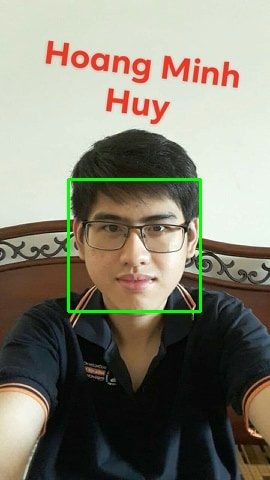
#> input picture HK3_2018-2019/face_recognition/face_detection/bef/HoangMinhHuy.jpg, 270 x 480 px; its folder holds only this picture in this run
$ python face_detection.py
#> lines starting #> are read from the running program, lines starting #| are printed output that depends on the picture; after the words box and inside, x2 and y2 are one past the last pixel; in counts of white or black regions, pixels touching at a corner belong together
import cv2
import glob

if __name__=='__main__':
    filenames=glob.glob('bef/*.jpg')
    filenames.sort()
    face_cascade = cv2.CascadeClassifier('cvdata/haarcascade_frontalface_default.xml')
    for PATH in filenames:
        img=cv2.imread(PATH)
#> img is the input picture: shape (480, 270, 3); mean B, G, R 114.4, 128.9, 131.3
        gray=cv2.cvtColor(img,cv2.COLOR_BGR2GRAY)
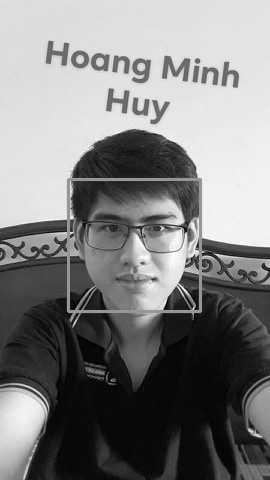
#> gray: shape (480, 270); min 0, max 254, mean 128
        faces=face_cascade.detectMultiScale(
            gray,
            scaleFactor=1.1,
            minNeighbors=5,
            minSize=(30, 30),
            flags=cv2.CASCADE_SCALE_IMAGE
        )
#> faces = [[68, 180, 130, 130]]
        if (len(faces)==0) :
            print("file "+PATH+" do not have faces")
            continue
        largest=faces[0]
#> largest = [68, 180, 130, 130]
        cnt=0
        for (x,y,w,h) in faces:
            (x1,y1,w1,h1)=largest
            if (w*h>w1*h1):
                largest=faces[cnt]
            cv2.rectangle(img, (x, y), (x+w, y+h), (0, 255, 0), 2)
            cnt+=1
#> this loop made 1 pass
#> (x, y, w, h, x1, y1, w1, h1) on pass 1: (68, 180, 130, 130, 68, 180, 130, 130)
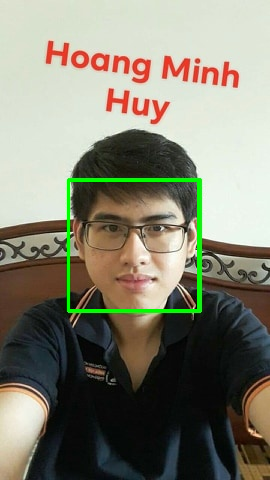
#> img: shape (480, 270, 3); 1.2% of pixels changed, all inside (x1, y1, x2, y2) = (67, 179, 200, 312)
#> after the loop, cnt = 1

        (x1,y1,w1,h1)=largest
        new_img=img[y1:y1+h1,x1:x1+w1:]
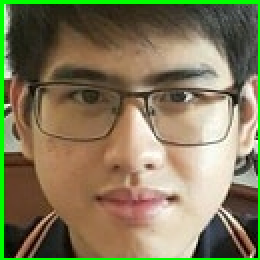
#> new_img: shape (130, 130, 3) (shown 2 times larger); mean B, G, R 89.6, 121.8, 129.7
        #new_img=cv2.resize(new_img,(500,500))
        newname='new/'+PATH[:-4].strip('bef/')+"_new.jpg"
        print(newname)
        cv2.imwrite(newname,new_img)
        cv2.imwrite(PATH,img)
    pass

$ run again, on HK3_2018-2019/face_recognition/face_detection/bef/a.jpg
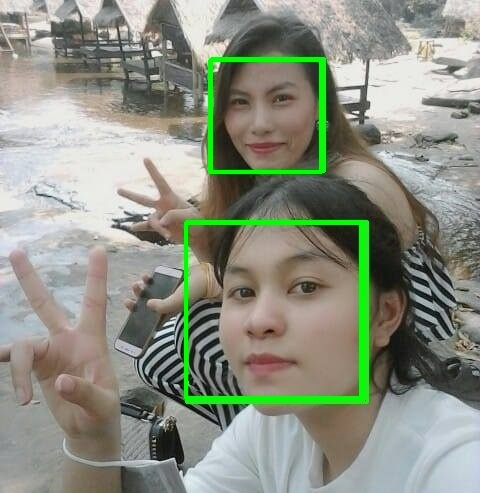
#> input picture HK3_2018-2019/face_recognition/face_detection/bef/a.jpg, 480 x 493 px
#> img is the input picture: shape (493, 480, 3); mean B, G, R 130.8, 144.9, 139.9
#> faces = [[210, 60, 111, 111], [186, 222, 174, 174]]
#> `largest=faces[0]`: largest = [210, 60, 111, 111]
#> the loop `for (x,y,w,h) in faces:` made 2 passes
#> (x, y, w, h, x1, y1, w1, h1) on passes 1 to 2: (210, 60, 111, 111, 210, 60, 111, 111), (186, 222, 174, 174, 210, 60, 111, 111)
#> after the loop `for (x,y,w,h) in faces:`:
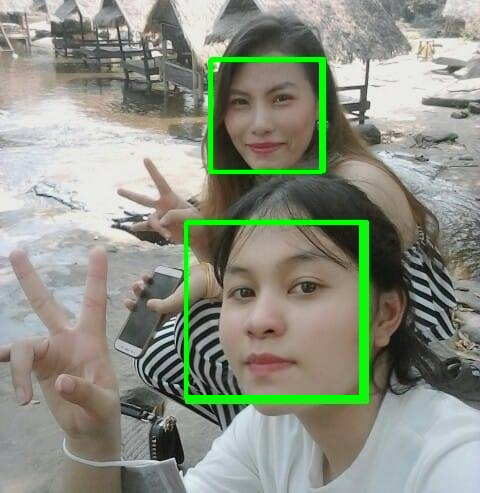
#> img: shape (493, 480, 3); 1.44% of pixels changed, all inside (x1, y1, x2, y2) = (185, 59, 362, 398)
#> after the loop `for (x,y,w,h) in faces:`: cnt = 2
#> `(x1,y1,w1,h1)=largest`: x1 = 186; y1 = 222; w1 = 174
#> `new_img=img[y1:y1+h1,x1:x1+w1:]`:
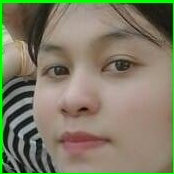
#> new_img: shape (174, 174, 3); mean B, G, R 100.6, 125.7, 126.6

$ run again, on HK3_2018-2019/face_recognition/face_detection/bef/b.jpg
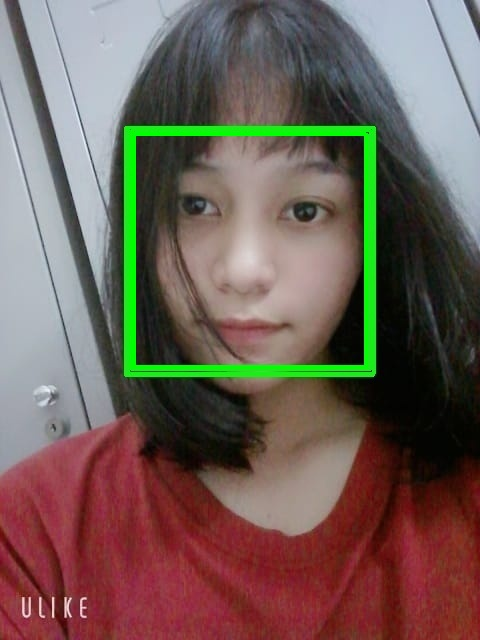
#> input picture HK3_2018-2019/face_recognition/face_detection/bef/b.jpg, 480 x 640 px
#> img is the input picture: shape (640, 480, 3); mean B, G, R 86.2, 94.4, 110.5
#> faces = [[137, 138, 219, 219]]
#> largest = [137, 138, 219, 219]
#> the loop `for (x,y,w,h) in faces:` made 1 pass
#> (x, y, w, h, x1, y1, w1, h1) on pass 1: (137, 138, 219, 219, 137, 138, 219, 219)
#> after the loop `for (x,y,w,h) in faces:`:
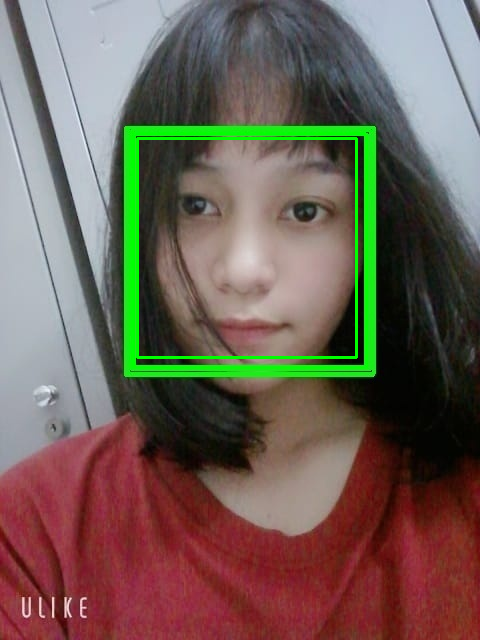
#> img: shape (640, 480, 3); 0.85% of pixels changed, all inside (x1, y1, x2, y2) = (136, 137, 358, 359)
#> after the loop `for (x,y,w,h) in faces:`: cnt = 1
#> `new_img=img[y1:y1+h1,x1:x1+w1:]`:
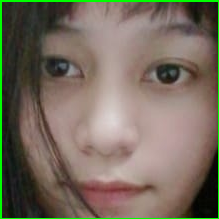
#> new_img: shape (219, 219, 3); mean B, G, R 93.4, 107.8, 118.2

$ run again, on HK3_2018-2019/face_recognition/face_detection/bef/c.jpg
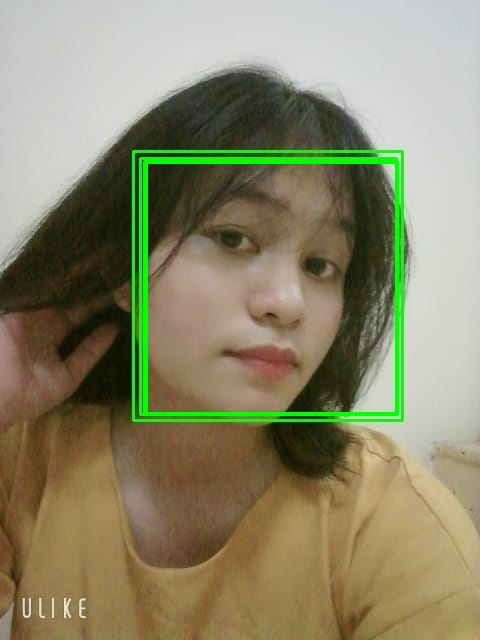
#> input picture HK3_2018-2019/face_recognition/face_detection/bef/c.jpg, 480 x 640 px
#> img is the input picture: shape (640, 480, 3); mean B, G, R 105.6, 135.1, 139.2
#> faces = [[145, 160, 255, 255]]
#> largest = [145, 160, 255, 255]
#> the loop `for (x,y,w,h) in faces:` made 1 pass
#> (x, y, w, h, x1, y1, w1, h1) on pass 1: (145, 160, 255, 255, 145, 160, 255, 255)
#> after the loop `for (x,y,w,h) in faces:`:
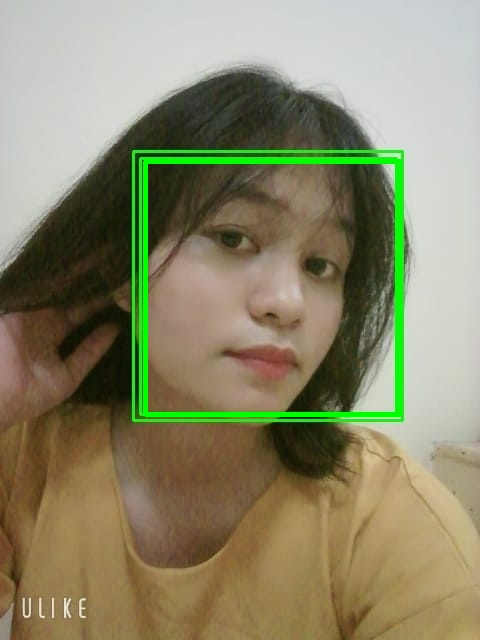
#> img: shape (640, 480, 3); 0.99% of pixels changed, all inside (x1, y1, x2, y2) = (144, 159, 402, 417)
#> after the loop `for (x,y,w,h) in faces:`: cnt = 1
#> `new_img=img[y1:y1+h1,x1:x1+w1:]`:
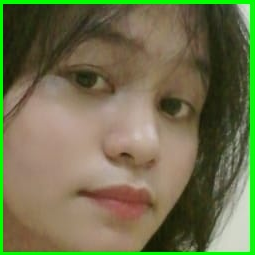
#> new_img: shape (255, 255, 3); mean B, G, R 76.8, 112.6, 111.7
